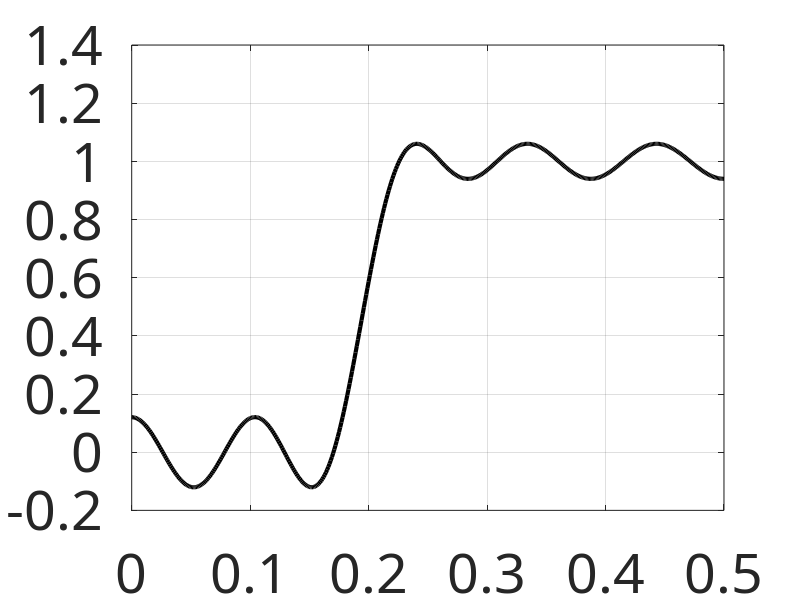

Write the MATLAB code that produced this figure. (Note: this script raises an error after producing the figure.)
clear
close all
N = 21;
k = 10;
a = [0 0.18 0.22 0.5];
f = 0:0.001:0.5;
d = 0.0001;
H_d = [zeros(1,201) ones(1,300)];
% 12 exterme point 
F = [0.01, 0.02, 0.03, 0.04, 0.05, 0.1, 0.23, 0.25, 0.30, 0.35, 0.4, 0.45];
W = (F - 0.22 > 0 ) + (F - 0.18 <0)/2;
w_m = (f - 0.22 > 0) + (f - 0.18 < 0)/2;
H = (F - 0.22 > 0)*2/2;
suck = (mod(1:1:12,2)-0.5)*2;

error = 100000000;
count = 1;
while 1
	s = horzcat( cos(2 * pi * F.' * linspace(0,k,k+1)), (suck./W).' )^(-1) * H.';
	err = (cos(2 * pi * f.' *linspace(0,k,k+1) ) * s(1:k+1) - H_d.' ).' .* w_m ;
	F = f( (find( (err(2:end-1) - err(3:end)).*(err(2:end-1) - err(1:end-2))>0)));
	
	if length(F) == k
		F = [f(1), F, f(end)];
	end
	if length(F) == k+1
		if abs(err(1)) > abs(err(end))
			F = [f(1), F];
		else 
			F = [F,f(end)];
		end
	end
	Err_irt(count) = max(abs(err));
	if error >= Err_irt(count)  && error - Err_irt(count)  < d
		break;
	end
	error = Err_irt(count) ;
	count = count+1;
	W = (F - 0.22 >= 0) + (F - 0.18 <=0)/2;
	H = (F - 0.22 >= 0);
end

fprintf('Error in each iteration') 
Err_irt
figure
plot(f,cos(2 * pi * f.' *linspace(0,k,k+1) ) * s(1:k+1),'k','linewidth',3)
	set(gca,'FontSize',40,'Fontname','CMU Serif Roman')
	grid on 
	pause(0.00001);
    frame_h = get(handle(gcf),'JavaFrame');
    set(frame_h,'Maximized',1); 
	%export_fig Fres.jpg 
figure
stem([s(end-1:-1:2).'/2, s(1), s(2:end-1).'/2],'k','linewidth',3)
	xlim([1,21])
	set(gca,'FontSize',40,'Fontname','CMU Serif Roman')
	grid on 
	pause(0.00001);
    frame_h = get(handle(gcf),'JavaFrame');
    set(frame_h,'Maximized',1); 
	export_fig Tres.jpg 
%%


